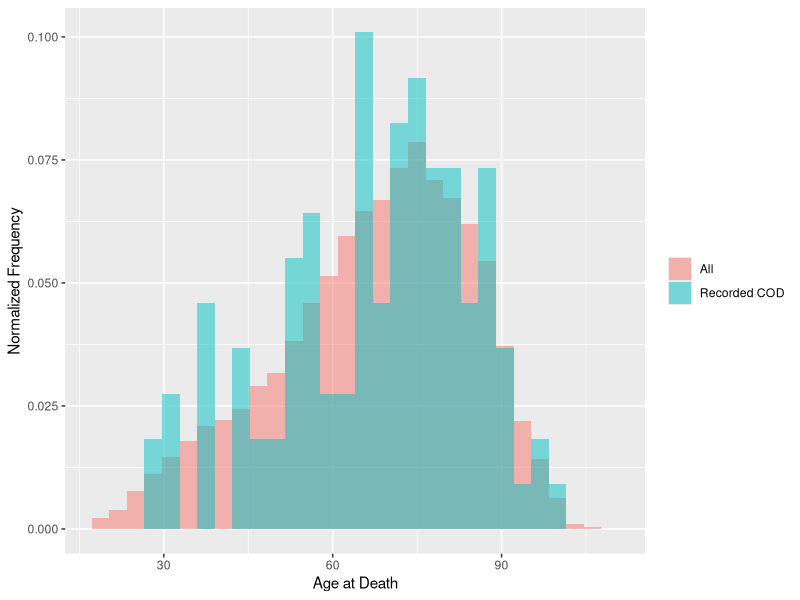

Generate this figure with R:
library(tidyverse)
df_cod <- read_csv2('music.csv')
df_dead <- read_csv2('alldeadmusicians.csv')

## Cleaning up and calculateing age at death for both groups
df_cod_clean <- df_cod %>%
  select("birth date", "death date", "cause of death") %>%
  mutate(`cause of death` = TRUE,
         `birth date` = as.Date(`birth date`),
         `death date` = as.Date(`death date`),
         days_at_death = `death date` - `birth date`,
         age_at_death = days_at_death / 365.25) %>%
  drop_na()

df_dead_clean <- df_dead %>%
  select("birth date", "death date") %>%
  mutate(`birth date` = as.Date(`birth date`),
         `death date` = as.Date(`death date`),
         `cause of death` = FALSE,
         days_at_death = `death date` - `birth date`,
         age_at_death = days_at_death / 365.25) %>%
  drop_na()

## Combining the two dataframes
total_df <- rbind(df_dead_clean, df_cod_clean)
clean_df <- subset(total_df, !(age_at_death <= 17))

## Creating the summary table
summary_df <- clean_df %>%
  group_by(`cause of death`) %>%
  summarise(n = n(),
            m_age_at_death = mean(age_at_death),
            SD = sd(age_at_death),
            median = median(age_at_death),
            IQR = IQR(age_at_death))

## Normalized histogram
ggplot(clean_df, aes(x = age_at_death, y = 2*(..density..)/sum(..density..),
                     fill = `cause of death`)) +
  geom_histogram(position = "identity", bins = 30, alpha=0.5) +
  labs(x = "Age at Death", y = "Normalized Frequency", fill = NULL,
       title = NULL) +
  scale_fill_discrete(labels = c("All", "Recorded COD"))
